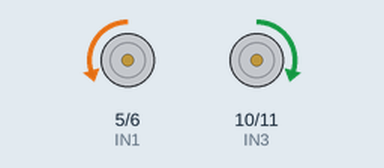
Simulated run of this sketch. Board: Arduino Uno, built with avr-gcc and run on an emulated ATmega328P. On the bench: motor-driver pin pairs drawn as motors (green arrow = first pin HIGH = forward, orange = second pin HIGH = backward, longer = more drive).

Above: at 0.2 s.
At 1.7 s:
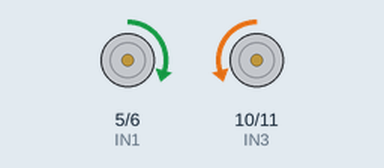
At 3.2 s:
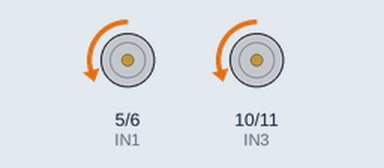
At 7.0 s:
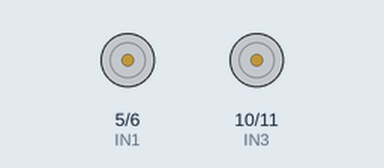
Timing chart, 0 to 7.8 s (numbered marks = the images above):
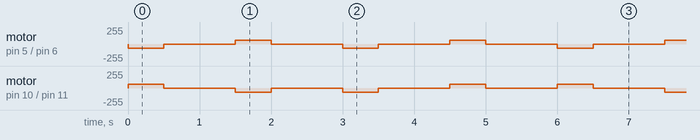

The sketch:

P_motores.ino
```cpp
int IN1=5;
int IN2=6;
int IN3=10;
int IN4=11;
int value_of_speed = 60;
int delayOFF = 1000;
int delayON = 500;

void setup() {
  configPins();
}

void loop(){
  avanzar();
  delay(delayOFF);
  retroceder();
  delay(delayOFF);
  derecha();
  delay(delayOFF);
  izquierda();
  delay(delayOFF);
}

void configPins() {
  pinMode(IN1,OUTPUT);
  pinMode(IN2,OUTPUT);
  pinMode(IN3,OUTPUT);
  pinMode(IN4,OUTPUT);
}

void avanzar(){
  digitalWrite(IN1,LOW);
  digitalWrite(IN2,LOW);
  digitalWrite(IN3,LOW);
  digitalWrite(IN4,LOW);
  analogWrite(IN1, 0);
  analogWrite(IN2, value_of_speed);
  analogWrite(IN3, value_of_speed);
  analogWrite(IN4, 0);
  Serial.println("Avanzan ambos motores");
  Serial.print("\t");
  delay(delayON);
  digitalWrite(IN1,LOW);
  digitalWrite(IN2,LOW);
  digitalWrite(IN3,LOW);
  digitalWrite(IN4,LOW);
}

void retroceder(){
  digitalWrite(IN1,LOW);
  digitalWrite(IN2,LOW);
  digitalWrite(IN3,LOW);
  digitalWrite(IN4,LOW);
  analogWrite(IN1, value_of_speed);
  analogWrite(IN2, 0);
  analogWrite(IN3, 0);
  analogWrite(IN4, value_of_speed);
  Serial.println("Avanzan ambos motores");
  Serial.print("\t");
  delay(delayON);
  digitalWrite(IN1,LOW);
  digitalWrite(IN2,LOW);
  digitalWrite(IN3,LOW);
  digitalWrite(IN4,LOW);
}

void derecha(){
  digitalWrite(IN1,LOW);
  digitalWrite(IN2,LOW);
  digitalWrite(IN3,LOW);
  digitalWrite(IN4,LOW);
  analogWrite(IN1, 0);
  analogWrite(IN2, value_of_speed);
  analogWrite(IN3, 0);
  analogWrite(IN4, value_of_speed);
  Serial.println("Avanzan ambos motores");
  Serial.print("\t");
  delay(delayON);
  digitalWrite(IN1,LOW);
  digitalWrite(IN2,LOW);
  digitalWrite(IN3,LOW);
  digitalWrite(IN4,LOW);
}

void izquierda(){
  digitalWrite(IN1,LOW);
  digitalWrite(IN2,LOW);
  digitalWrite(IN3,LOW);
  digitalWrite(IN4,LOW);
  analogWrite(IN1, value_of_speed);
  analogWrite(IN2, 0);
  analogWrite(IN3, value_of_speed);
  analogWrite(IN4, 0);
  Serial.println("Avanzan ambos motores");
  Serial.print("\t");
  delay(delayON);
  digitalWrite(IN1,LOW);
  digitalWrite(IN2,LOW);
  digitalWrite(IN3,LOW);
  digitalWrite(IN4,LOW);
}
```

Measured:
- by itself, motor on pin 5 (IN1) / pin 6 (IN2): repeats every 3.0 s: stopped 1.0 s, forward 60/255 0.50 s, stopped 1.0 s, backward 60/255 0.50 s
- by itself, motor on pin 10 (IN3) / pin 11 (IN4): repeats every 6.0 s: 2 × (stopped 1.0 s, backward 60/255 0.50 s), 2 × (stopped 1.0 s, forward 60/255 0.50 s)
